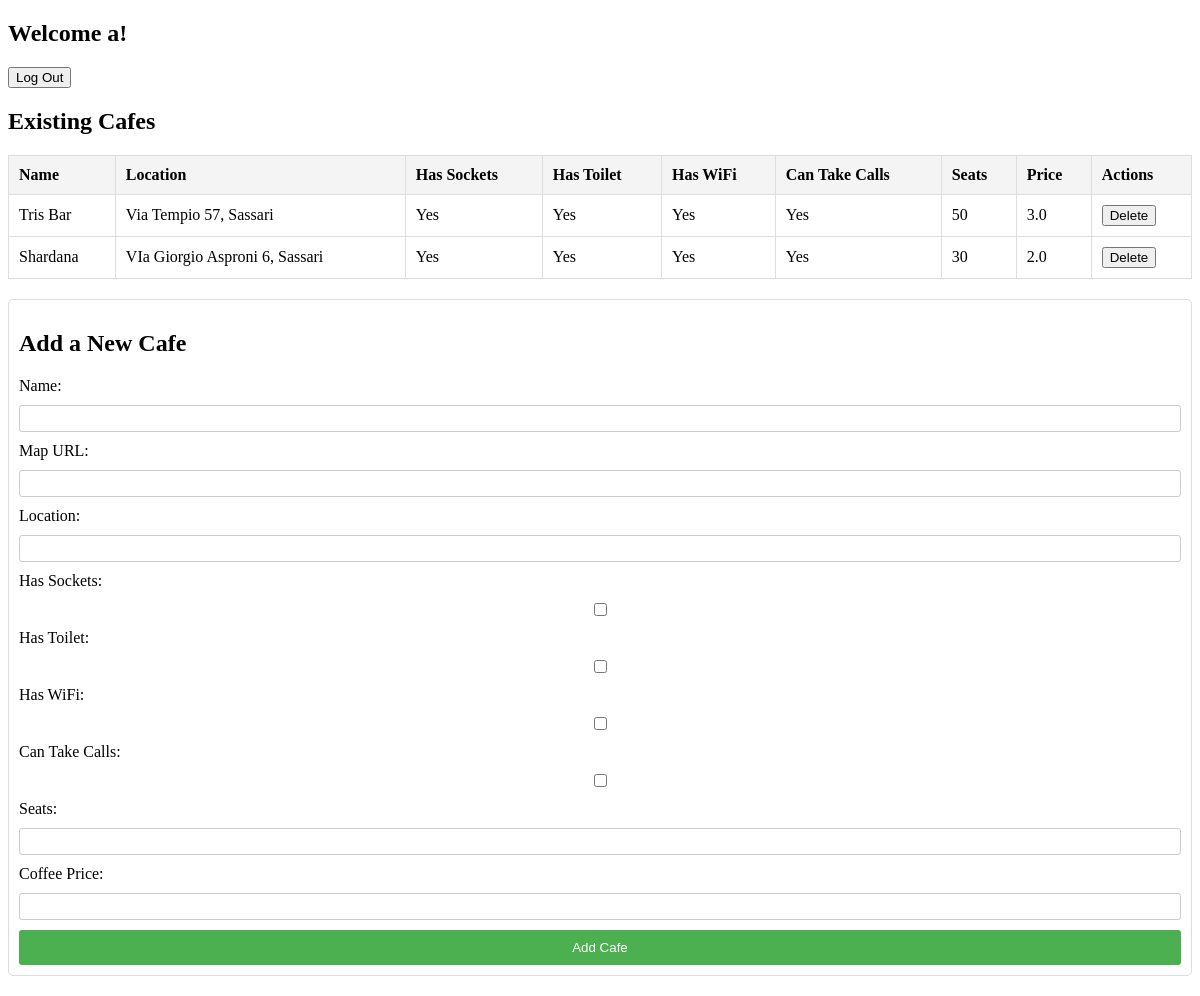
Screenshot of / (signed in) with the database file from the repository.
### main.py (models this page shows, shortened)
class User(UserMixin, db.Model):
    id = db.Column(db.Integer, primary_key=True)
    username = db.Column(db.String(150), unique=True, nullable=False)
    email = db.Column(db.String(150), unique=True, nullable=False)
    password = db.Column(db.String(150), nullable=False)

class Cafe(db.Model):
    id = db.Column(db.Integer, primary_key=True)
    name = db.Column(db.String(150), nullable=False)
    map_url = db.Column(db.String(250), nullable=False)
    img_url = db.Column(db.String(250), nullable=True)
    location = db.Column(db.String(250), nullable=False)
    has_sockets = db.Column(db.Boolean, default=False)
    has_toilet = db.Column(db.Boolean, default=False)
    has_wifi = db.Column(db.Boolean, default=False)
    can_take_calls = db.Column(db.Boolean, default=False)
    seats = db.Column(db.Integer, nullable=True)
    coffee_price = db.Column(db.Float, nullable=True)

### main.py (the view)
@app.route('/')
def home():
    cafes = Cafe.query.all()
    if current_user.is_authenticated:
        return render_template('index.html', cafes=cafes, logged_in=True)
    else:
        return render_template('index.html', cafes=cafes, logged_in=False)

### main.py (called while the page is built)
@login_manager.user_loader
def load_user(user_id):
    return User.query.get(int(user_id))

### templates/index.html (shortened to what this page needs)
<!DOCTYPE html>
<html lang="en">
<head>
    <link rel="stylesheet" href="{{ url_for('static', filename='styles.css') }}">
</head>
<body>
    <div class="header">
        {% if current_user.is_authenticated %}
            <h2>Welcome {{ current_user.username }}!</h2>
            <form action="{{ url_for('logout') }}" method="POST" style="display:inline;">
                <button type="submit">Log Out</button>
            </form>
        {% else %}
            <h3> Register and Login to upload cafes to the website</h3>
            <a href="{{ url_for('login') }}">Login</a> |
            <a href="{{ url_for('register') }}">Register</a>
        {% endif %}
    </div>
    <div class="cafe-list">
        <h2>Existing Cafes</h2>
        <table>
            <thead>
                <tr>
                    <th>Name</th>
                    <th>Location</th>
                    <th>Has Sockets</th>
                    <th>Has Toilet</th>
                    <th>Has WiFi</th>
                    <th>Can Take Calls</th>
                    <th>Seats</th>
                    <th>Price</th>
                    {% if current_user.id == 1 %}
                    <th>Actions</th>
                    {% endif %}
                </tr>
            </thead>
            <tbody>
                {% for cafe in cafes %}
                <tr>
                    <td>{{ cafe.name }}</td>
                    <td>{{ cafe.location }}</td>
                    <td>{{ 'Yes' if cafe.has_sockets else 'No' }}</td>
                    <td>{{ 'Yes' if cafe.has_toilet else 'No' }}</td>
                    <td>{{ 'Yes' if cafe.has_wifi else 'No' }}</td>
                    <td>{{ 'Yes' if cafe.can_take_calls else 'No' }}</td>
                    <td>{{ cafe.seats or 'N/A' }}</td>
                    <td>{{ cafe.coffee_price or 'N/A' }}</td>
                    {% if current_user.id == 1 %}
                    <td>
                        <form action="{{ url_for('delete_cafe', cafe_id=cafe.id) }}" method="POST" style="display:inline;">
                            <button type="submit">Delete</button>
                        </form>
                    </td>
                    {% endif %}
                </tr>
                {% endfor %}
            </tbody>
        </table>
    </div>
    <div class="add-cafe-form">
        <h2>Add a New Cafe</h2>
        <form id="add-cafe-form">
            <label for="name">Name:</label>
            <input type="text" id="name" name="name" required>
            <label for="map_url">Map URL:</label>
            <input type="url" id="map_url" name="map_url" required>
            <label for="location">Location:</label>
            <input type="text" id="location" name="location" required>
            <label for="has_sockets">Has Sockets:</label>
            <input type="checkbox" id="has_sockets" name="has_sockets">
            <label for="has_toilet">Has Toilet:</label>
            <input type="checkbox" id="has_toilet" name="has_toilet">
            <label for="has_wifi">Has WiFi:</label>
            <input type="checkbox" id="has_wifi" name="has_wifi">
            <label for="can_take_calls">Can Take Calls:</label>
            <input type="checkbox" id="can_take_calls" name="can_take_calls">
            <label for="seats">Seats:</label>
            <input type="text" id="seats" name="seats">
            <label for="coffee_price">Coffee Price:</label>
            <input type="text" id="coffee_price" name="coffee_price">
            <button type="submit">Add Cafe</button>
        </form>
    </div>
</body>
</html>

### static/styles.css (style rules this page uses)
.add-cafe-form { margin: 20px 0; padding: 10px; border: 1px solid #ddd; border-radius: 5px; }
.add-cafe-form form { display: grid; gap: 10px; }
.add-cafe-form input { padding: 5px; border: 1px solid #ccc; border-radius: 3px; }
.add-cafe-form button { padding: 10px; background-color: #4CAF50; color: white; border: none; border-radius: 3px; cursor: pointer; }
.cafe-list table { width: 100%; border-collapse: collapse; margin-top: 20px; }
.cafe-list th, .cafe-list td { padding: 10px; border: 1px solid #ddd; text-align: left; }
.cafe-list th { background-color: #f4f4f4; }

### rows the page displays
User: username "a"
Cafe: name "Tris Bar", location "Via Tempio 57, Sassari", has_sockets "Yes", has_toilet "Yes", has_wifi "Yes", can_take_calls "Yes", seats "50", coffee_price "3.0"
Cafe: name "Shardana", location "VIa Giorgio Asproni 6, Sassari", has_sockets "Yes", has_toilet "Yes", has_wifi "Yes", can_take_calls "Yes", seats "30", coffee_price "2.0"
